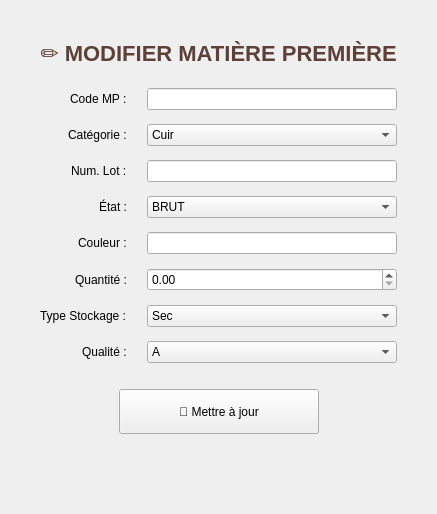
          <widget class="QWidget" name="tab_stock_modifier">
           <attribute name="title">
            <string>✏️ Modifier Matière</string>
           </attribute>
           <layout class="QVBoxLayout" name="vl_stock_modifier">
            <property name="margin" stdset="0">
             <number>40</number>
            </property>
            <item>
             <widget class="QLabel" name="lbl_titre_modif_stock">
              <property name="styleSheet">
               <string>font-size: 22px; font-weight: 800; color: #5d4037; margin-bottom: 15px;</string>
              </property>
              <property name="text">
               <string>✏️ MODIFIER MATIÈRE PREMIÈRE</string>
              </property>
              <property name="alignment">
               <set>Qt::AlignmentFlag::AlignCenter</set>
              </property>
             </widget>
            </item>
            <item>
             <layout class="QFormLayout" name="fl_stock_modifier">
              <property name="labelAlignment">
               <set>Qt::AlignmentFlag::AlignRight|Qt::AlignmentFlag::AlignTrailing|Qt::AlignmentFlag::AlignVCenter</set>
              </property>
              <property name="horizontalSpacing">
               <number>20</number>
              </property>
              <property name="verticalSpacing">
               <number>14</number>
              </property>
              <item row="0" column="0">
               <widget class="QLabel" name="lbl_sm_code">
                <property name="text">
                 <string>Code MP :</string>
                </property>
               </widget>
              </item>
              <item row="0" column="1">
               <widget class="QLineEdit" name="le_stock_code_modif"/>
              </item>
              <item row="1" column="0">
               <widget class="QLabel" name="lbl_sm_cat">
                <property name="text">
                 <string>Catégorie :</string>
                </property>
               </widget>
              </item>
              <item row="1" column="1">
               <widget class="QComboBox" name="cb_stock_cat_modif">
                <item>
                 <property name="text">
                  <string>Cuir</string>
                 </property>
                </item>
                <item>
                 <property name="text">
                  <string>Fil</string>
                 </property>
                </item>
               </widget>
              </item>
              <item row="2" column="0">
               <widget class="QLabel" name="lbl_sm_lot">
                <property name="text">
                 <string>Num. Lot :</string>
                </property>
               </widget>
              </item>
              <item row="2" column="1">
               <widget class="QLineEdit" name="le_stock_lot_modif"/>
              </item>
              <item row="3" column="0">
               <widget class="QLabel" name="lbl_sm_etat">
                <property name="text">
                 <string>État :</string>
                </property>
               </widget>
              </item>
              <item row="3" column="1">
               <widget class="QComboBox" name="cb_stock_etat_modif">
                <item>
                 <property name="text">
                  <string>BRUT</string>
                 </property>
                </item>
                <item>
                 <property name="text">
                  <string>TEINT</string>
                 </property>
                </item>
               </widget>
              </item>
              <item row="4" column="0">
               <widget class="QLabel" name="lbl_sm_coul">
                <property name="text">
                 <string>Couleur :</string>
                </property>
               </widget>
              </item>
              <item row="4" column="1">
               <widget class="QLineEdit" name="le_stock_coul_modif"/>
              </item>
              <item row="5" column="0">
               <widget class="QLabel" name="lbl_sm_qte">
                <property name="text">
                 <string>Quantité :</string>
                </property>
               </widget>
              </item>
              <item row="5" column="1">
               <widget class="QDoubleSpinBox" name="sb_stock_qte_modif">
                <property name="maximum">
                 <double>100000.000000000000000</double>
                </property>
               </widget>
              </item>
              <item row="6" column="0">
               <widget class="QLabel" name="lbl_sm_type">
                <property name="text">
                 <string>Type Stockage :</string>
                </property>
               </widget>
              </item>
              <item row="6" column="1">
               <widget class="QComboBox" name="cb_stock_type_modif">
                <item>
                 <property name="text">
                  <string>Sec</string>
                 </property>
                </item>
                <item>
                 <property name="text">
                  <string>Froid</string>
                 </property>
                </item>
               </widget>
              </item>
              <item row="7" column="0">
               <widget class="QLabel" name="lbl_sm_qual">
                <property name="text">
                 <string>Qualité :</string>
                </property>
               </widget>
              </item>
              <item row="7" column="1">
               <widget class="QComboBox" name="cb_stock_qual_modif">
                <item>
                 <property name="text">
                  <string>A</string>
                 </property>
                </item>
                <item>
                 <property name="text">
                  <string>B</string>
                 </property>
                </item>
                <item>
                 <property name="text">
                  <string>C</string>
                 </property>
                </item>
               </widget>
              </item>
             </layout>
            </item>
            <item>
             <spacer name="vs_sm_mid">
              <property name="orientation">
               <enum>Qt::Orientation::Vertical</enum>
              </property>
              <property name="sizeHint" stdset="0">
               <size>
                <width>20</width>
                <height>20</height>
               </size>
              </property>
             </spacer>
            </item>
            <item>
             <layout class="QHBoxLayout" name="hl_sm_btn">
              <item>
               <spacer name="hs_sm_btn">
                <property name="orientation">
                 <enum>Qt::Orientation::Horizontal</enum>
                </property>
                <property name="sizeHint" stdset="0">
                 <size>
                  <width>40</width>
                  <height>20</height>
                 </size>
                </property>
               </spacer>
              </item>
              <item>
               <widget class="QPushButton" name="btn_valider_modif_stock">
                <property name="minimumSize">
                 <size>
                  <width>200</width>
                  <height>45</height>
                 </size>
                </property>
                <property name="text">
                 <string>💾 Mettre à jour</string>
                </property>
               </widget>
              </item>
              <item>
               <spacer name="hs_sm_btn2">
                <property name="orientation">
                 <enum>Qt::Orientation::Horizontal</enum>
                </property>
                <property name="sizeHint" stdset="0">
                 <size>
                  <width>40</width>
                  <height>20</height>
                 </size>
                </property>
               </spacer>
              </item>
             </layout>
            </item>
            <item>
             <spacer name="vs_sm_end">
              <property name="orientation">
               <enum>Qt::Orientation::Vertical</enum>
              </property>
              <property name="sizeHint" stdset="0">
               <size>
                <width>20</width>
                <height>40</height>
               </size>
              </property>
             </spacer>
            </item>
           </layout>
          </widget>
